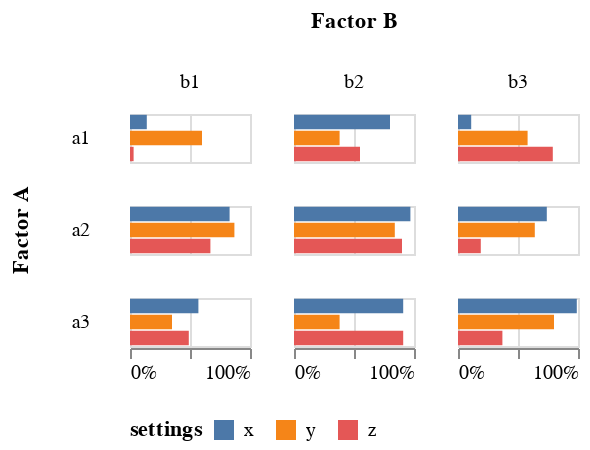

The notebook cell saved with this chart:
### Code cell
source = pd.DataFrame(
    [
        {"a": "a1", "b": "b1", "c": "x", "p": "0.14"},
        {"a": "a1", "b": "b1", "c": "y", "p": "0.60"},
        {"a": "a1", "b": "b1", "c": "z", "p": "0.03"},
        {"a": "a1", "b": "b2", "c": "x", "p": "0.80"},
        {"a": "a1", "b": "b2", "c": "y", "p": "0.38"},
        {"a": "a1", "b": "b2", "c": "z", "p": "0.55"},
        {"a": "a1", "b": "b3", "c": "x", "p": "0.11"},
        {"a": "a1", "b": "b3", "c": "y", "p": "0.58"},
        {"a": "a1", "b": "b3", "c": "z", "p": "0.79"},
        {"a": "a2", "b": "b1", "c": "x", "p": "0.83"},
        {"a": "a2", "b": "b1", "c": "y", "p": "0.87"},
        {"a": "a2", "b": "b1", "c": "z", "p": "0.67"},
        {"a": "a2", "b": "b2", "c": "x", "p": "0.97"},
        {"a": "a2", "b": "b2", "c": "y", "p": "0.84"},
        {"a": "a2", "b": "b2", "c": "z", "p": "0.90"},
        {"a": "a2", "b": "b3", "c": "x", "p": "0.74"},
        {"a": "a2", "b": "b3", "c": "y", "p": "0.64"},
        {"a": "a2", "b": "b3", "c": "z", "p": "0.19"},
        {"a": "a3", "b": "b1", "c": "x", "p": "0.57"},
        {"a": "a3", "b": "b1", "c": "y", "p": "0.35"},
        {"a": "a3", "b": "b1", "c": "z", "p": "0.49"},
        {"a": "a3", "b": "b2", "c": "x", "p": "0.91"},
        {"a": "a3", "b": "b2", "c": "y", "p": "0.38"},
        {"a": "a3", "b": "b2", "c": "z", "p": "0.91"},
        {"a": "a3", "b": "b3", "c": "x", "p": "0.99"},
        {"a": "a3", "b": "b3", "c": "y", "p": "0.80"},
        {"a": "a3", "b": "b3", "c": "z", "p": "0.37"},
    ]
)

alt.Chart(source, width=60, height=alt.Step(8)).mark_bar().encode(
    y=alt.Y("c:N", axis=None),
    x=alt.X("p:Q", title=None, axis=alt.Axis(format="%")),
    color=alt.Color(
        "c:N", title="settings", legend=alt.Legend(orient="bottom", titleOrient="left")
    ),
    row=alt.Row("a:N", title="Factor A", header=alt.Header(labelAngle=0)),
    column=alt.Column("b:N", title="Factor B"),
)

### Figure 1 — Vega-Lite specification as saved in the notebook (floating-point values rounded to 4 significant figures)
{"config": {"view": {"continuousWidth": 400, "continuousHeight": 300}}, "data": {"name": "data-e90feaf959fd425e1afec00a92fd04a7"}, "mark": "bar", "encoding": {"color": {"field": "c", "legend": {"orient": "bottom", "titleOrient": "left"}, "title": "settings", "type": "nominal"}, "column": {"field": "b", "title": "Factor B", "type": "nominal"}, "row": {"field": "a", "header": {"labelAngle": 0}, "title": "Factor A", "type": "nominal"}, "x": {"axis": {"format": "%"}, "field": "p", "title": null, "type": "quantitative"}, "y": {"axis": null, "field": "c", "type": "nominal"}}, "height": {"step": 8}, "width": 60, "$schema": "https://vega.github.io/schema/vega-lite/v4.17.0.json", "datasets": {"data-e90feaf959fd425e1afec00a92fd04a7": [{"a": "a1", "b": "b1", "c": "x", "p": "0.14"}, {"a": "a1", "b": "b1", "c": "y", "p": "0.60"}, {"a": "a1", "b": "b1", "c": "z", "p": "0.03"}, {"a": "a1", "b": "b2", "c": "x", "p": "0.80"}, {"a": "a1", "b": "b2", "c": "y", "p": "0.38"}, {"a": "a1", "b": "b2", "c": "z", "p": "0.55"}, {"a": "a1", "b": "b3", "c": "x", "p": "0.11"}, {"a": "a1", "b": "b3", "c": "y", "p": "0.58"}, {"a": "a1", "b": "b3", "c": "z", "p": "0.79"}, {"a": "a2", "b": "b1", "c": "x", "p": "0.83"}, {"a": "a2", "b": "b1", "c": "y", "p": "0.87"}, {"a": "a2", "b": "b1", "c": "z", "p": "0.67"}, {"a": "a2", "b": "b2", "c": "x", "p": "0.97"}, {"a": "a2", "b": "b2", "c": "y", "p": "0.84"}, {"a": "a2", "b": "b2", "c": "z", "p": "0.90"}, {"a": "a2", "b": "b3", "c": "x", "p": "0.74"}, {"a": "a2", "b": "b3", "c": "y", "p": "0.64"}, {"a": "a2", "b": "b3", "c": "z", "p": "0.19"}, {"a": "a3", "b": "b1", "c": "x", "p": "0.57"}, {"a": "a3", "b": "b1", "c": "y", "p": "0.35"}, {"a": "a3", "b": "b1", "c": "z", "p": "0.49"}, {"a": "a3", "b": "b2", "c": "x", "p": "0.91"}, {"a": "a3", "b": "b2", "c": "y", "p": "0.38"}, {"a": "a3", "b": "b2", "c": "z", "p": "0.91"}, {"a": "a3", "b": "b3", "c": "x", "p": "0.99"}, {"a": "a3", "b": "b3", "c": "y", "p": "0.80"}, {"a": "a3", "b": "b3", "c": "z", "p": "0.37"}]}}
